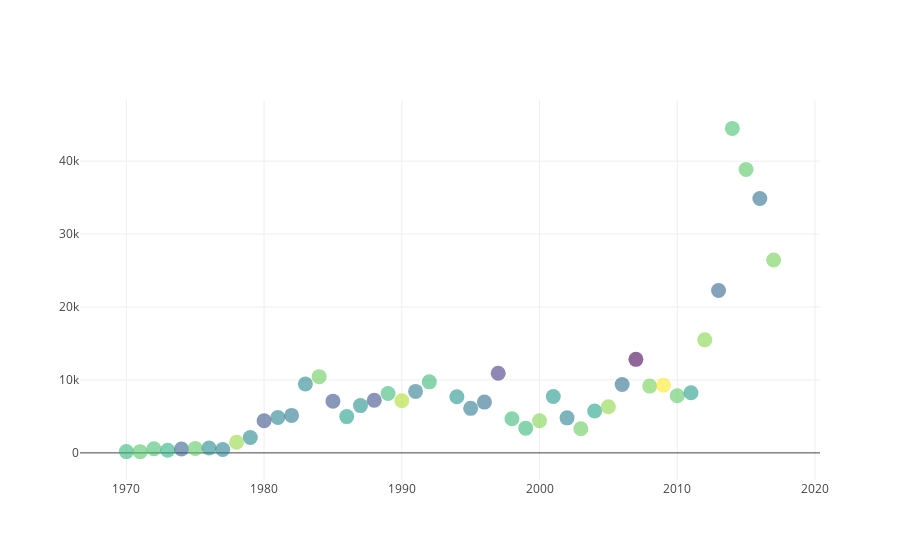

The code cell stored with this chart in its notebook:
### Code cell
x = df2['iyear']
y = df2['nkill']
colors = np.random.randn(47)
sz = 15
fig = go.Figure()
fig.add_scatter(
    x = x, 
    y = y, 
    mode = 'markers', 
    marker = {
        'size':sz,
        'color':colors,
        'opacity':0.6,
        'colorscale':'Viridis'
    });
iplot(fig)
